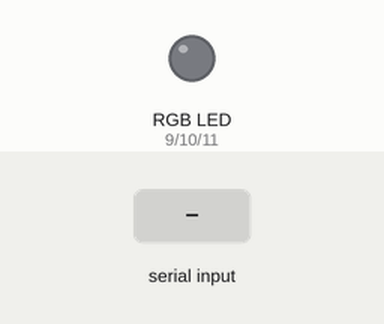
Bench run of a sketch on a simulated Arduino Uno, built with avr-gcc and run on an emulated ATmega328P. On the bench: an RGB LED mixed from three pins (HIGH = lit). The inputs (shaded band) are chosen by the test bench. Dim RGB values are drawn brighter than linear; what the sketch prints to the serial monitor is not drawn.

Above: at 1.2 s.
1.3 s: "90,45,200\n" received over Serial
At 3.4 s:
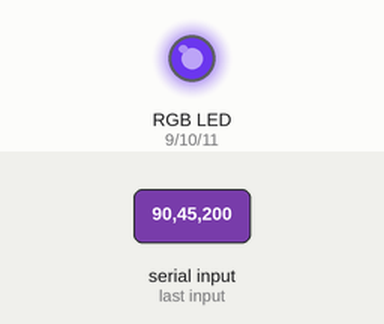
3.8 s: "30,150,10\n" received over Serial
At 5.3 s:
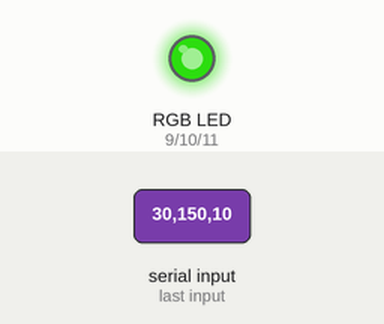
6.3 s: "5\n" received over Serial
At 8.1 s:
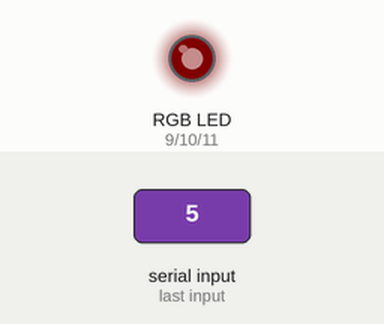
8.8 s: "200\n" received over Serial
At 10.1 s:
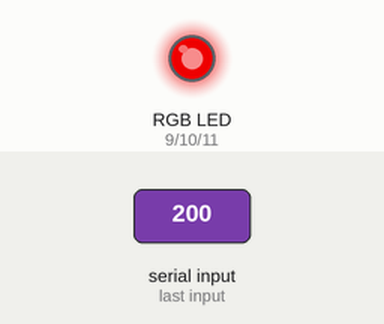
11.3 s: "1,90\n" received over Serial
At 13.2 s:
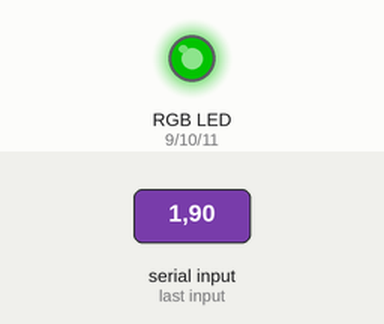
13.8 s: "90,45\n" received over Serial
At 15.2 s:
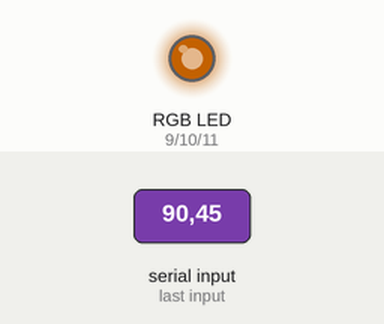
Timing chart, 0 to 16.8 s (numbered marks = the images above; inputs shaded):
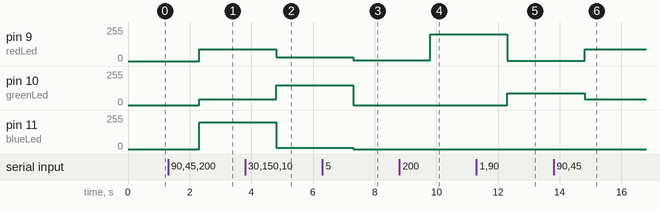

Measured:
- after the input at 1.3 s, pin 9 (redLed): 0/255 → 90/255 after 1.0 s; pin 10 (greenLed): 0/255 → 45/255 after 1.0 s; pin 11 (blueLed): 0/255 → 200/255 after 1.0 s
- after the input at 3.8 s, pin 9 (redLed): 90/255 → 30/255 after 1.0 s; pin 10 (greenLed): 45/255 → 150/255 after 1.0 s; pin 11 (blueLed): 200/255 → 10/255 after 1.0 s
- after the input at 6.3 s, pin 9 (redLed): 30/255 → 5/255 after 1.0 s; pin 10 (greenLed): 150/255 → 0/255 after 1.0 s; pin 11 (blueLed): 10/255 → 0/255 after 1.0 s
- after the input at 8.8 s, pin 9 (redLed): 5/255 → 200/255 after 1.0 s
- after the input at 11.3 s, pin 9 (redLed): 200/255 → 1/255 after 1.0 s; pin 10 (greenLed): 0/255 → 90/255 after 1.0 s
- after the input at 13.8 s, pin 9 (redLed): 1/255 → 90/255 after 1.0 s; pin 10 (greenLed): 90/255 → 45/255 after 1.0 s

The sketch:

sketch_nov11a.ino
```cpp
String str;
byte redLed = 9;
byte greenLed = 10;
byte blueLed = 11;

void setup() {
  Serial.begin(9600);
}

void loop() {
  if(Serial.available()>0){
    str = Serial.readString();
    byte firstComaIndex = str.indexOf(',');
    byte secondComaIndex = str.indexOf(',', firstComaIndex + 1);

    String red = str.substring(0, firstComaIndex);
    String green = str.substring(firstComaIndex + 1, secondComaIndex);
    String blue = str.substring(secondComaIndex + 1);

    int r = red.toInt();
    int g = green.toInt();
    int b = blue.toInt();

    Serial.print(r);

    analogWrite(redLed, r);
    analogWrite(greenLed, g);
    analogWrite(blueLed, b);
    }
}
```
